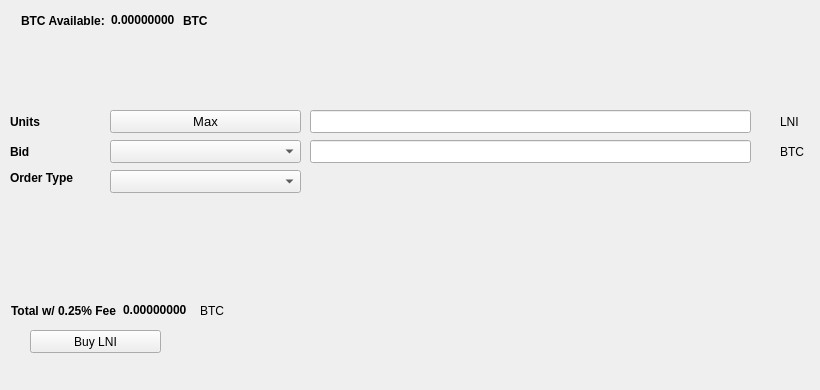
   <widget class="QWidget" name="BuyTab">
    <attribute name="title">
     <string>Buy</string>
    </attribute>
    <widget class="QPushButton" name="BuyLNI">
     <property name="geometry">
      <rect>
       <x>30</x>
       <y>330</y>
       <width>131</width>
       <height>23</height>
      </rect>
     </property>
     <property name="text">
      <string>Buy LNI</string>
     </property>
     <property name="icon">
      <iconset resource="../loonie.qrc">
       <normaloff>:/icons/bitcoin</normaloff>:/icons/bitcoin</iconset>
     </property>
    </widget>
    <widget class="QLabel" name="label_3">
     <property name="geometry">
      <rect>
       <x>10</x>
       <y>110</y>
       <width>46</width>
       <height>23</height>
      </rect>
     </property>
     <property name="font">
      <font>
       <weight>75</weight>
       <bold>true</bold>
      </font>
     </property>
     <property name="text">
      <string>Units</string>
     </property>
    </widget>
    <widget class="QLineEdit" name="UnitsInput">
     <property name="geometry">
      <rect>
       <x>310</x>
       <y>110</y>
       <width>441</width>
       <height>23</height>
      </rect>
     </property>
     <property name="font">
      <font>
       <pointsize>9</pointsize>
       <weight>75</weight>
       <bold>true</bold>
      </font>
     </property>
    </widget>
    <widget class="QLineEdit" name="BuyBidPriceEdit">
     <property name="geometry">
      <rect>
       <x>310</x>
       <y>140</y>
       <width>441</width>
       <height>23</height>
      </rect>
     </property>
     <property name="font">
      <font>
       <pointsize>9</pointsize>
       <weight>75</weight>
       <bold>true</bold>
      </font>
     </property>
    </widget>
    <widget class="QLabel" name="label_4">
     <property name="geometry">
      <rect>
       <x>780</x>
       <y>110</y>
       <width>31</width>
       <height>23</height>
      </rect>
     </property>
     <property name="text">
      <string>LNI</string>
     </property>
    </widget>
    <widget class="QLabel" name="label_5">
     <property name="geometry">
      <rect>
       <x>780</x>
       <y>140</y>
       <width>31</width>
       <height>23</height>
      </rect>
     </property>
     <property name="text">
      <string>BTC</string>
     </property>
    </widget>
    <widget class="QLabel" name="label_6">
     <property name="geometry">
      <rect>
       <x>10</x>
       <y>140</y>
       <width>46</width>
       <height>23</height>
      </rect>
     </property>
     <property name="font">
      <font>
       <weight>75</weight>
       <bold>true</bold>
      </font>
     </property>
     <property name="text">
      <string>Bid</string>
     </property>
    </widget>
    <widget class="QLabel" name="label_7">
     <property name="geometry">
      <rect>
       <x>10</x>
       <y>170</y>
       <width>91</width>
       <height>16</height>
      </rect>
     </property>
     <property name="font">
      <font>
       <weight>75</weight>
       <bold>true</bold>
      </font>
     </property>
     <property name="text">
      <string>Order Type</string>
     </property>
    </widget>
    <widget class="QPushButton" name="Buy_Max_Amount">
     <property name="geometry">
      <rect>
       <x>110</x>
       <y>110</y>
       <width>191</width>
       <height>23</height>
      </rect>
     </property>
     <property name="font">
      <font>
       <pointsize>10</pointsize>
      </font>
     </property>
     <property name="text">
      <string>Max</string>
     </property>
    </widget>
    <widget class="QComboBox" name="BuyBidcomboBox">
     <property name="geometry">
      <rect>
       <x>110</x>
       <y>140</y>
       <width>191</width>
       <height>23</height>
      </rect>
     </property>
     <property name="font">
      <font>
       <pointsize>10</pointsize>
      </font>
     </property>
    </widget>
    <widget class="QComboBox" name="buyOrdertypeCombo">
     <property name="geometry">
      <rect>
       <x>110</x>
       <y>170</y>
       <width>191</width>
       <height>23</height>
      </rect>
     </property>
     <property name="font">
      <font>
       <pointsize>10</pointsize>
      </font>
     </property>
    </widget>
    <widget class="QWidget" name="layoutWidget1">
     <property name="geometry">
      <rect>
       <x>21</x>
       <y>11</y>
       <width>227</width>
       <height>19</height>
      </rect>
     </property>
     <layout class="QHBoxLayout" name="horizontalLayout_3">
      <item>
       <widget class="QLabel" name="label232">
        <property name="font">
         <font>
          <weight>75</weight>
          <bold>true</bold>
         </font>
        </property>
        <property name="text">
         <string>BTC Available:</string>
        </property>
       </widget>
      </item>
      <item>
       <widget class="QLabel" name="BtcAvailableLbl">
        <property name="palette">
         <palette>
          <active>
           <colorrole role="WindowText">
            <brush brushstyle="SolidPattern">
             <color alpha="255">
              <red>0</red>
              <green>0</green>
              <blue>0</blue>
             </color>
            </brush>
           </colorrole>
           <colorrole role="Button">
            <brush brushstyle="SolidPattern">
             <color alpha="255">
              <red>0</red>
              <green>170</green>
              <blue>0</blue>
             </color>
            </brush>
           </colorrole>
           <colorrole role="Light">
            <brush brushstyle="SolidPattern">
             <color alpha="255">
              <red>0</red>
              <green>255</green>
              <blue>0</blue>
             </color>
            </brush>
           </colorrole>
           <colorrole role="Midlight">
            <brush brushstyle="SolidPattern">
             <color alpha="255">
              <red>0</red>
              <green>212</green>
              <blue>0</blue>
             </color>
            </brush>
           </colorrole>
           <colorrole role="Dark">
            <brush brushstyle="SolidPattern">
             <color alpha="255">
              <red>0</red>
              <green>85</green>
              <blue>0</blue>
             </color>
            </brush>
           </colorrole>
           <colorrole role="Mid">
            <brush brushstyle="SolidPattern">
             <color alpha="255">
              <red>0</red>
              <green>113</green>
              <blue>0</blue>
             </color>
            </brush>
           </colorrole>
           <colorrole role="Text">
            <brush brushstyle="SolidPattern">
             <color alpha="255">
              <red>0</red>
              <green>170</green>
              <blue>0</blue>
             </color>
            </brush>
           </colorrole>
           <colorrole role="BrightText">
            <brush brushstyle="SolidPattern">
             <color alpha="255">
              <red>255</red>
              <green>255</green>
              <blue>255</blue>
             </color>
            </brush>
           </colorrole>
           <colorrole role="ButtonText">
            <brush brushstyle="SolidPattern">
             <color alpha="255">
              <red>0</red>
              <green>0</green>
              <blue>0</blue>
             </color>
            </brush>
           </colorrole>
           <colorrole role="Base">
            <brush brushstyle="SolidPattern">
             <color alpha="255">
              <red>255</red>
              <green>255</green>
              <blue>255</blue>
             </color>
            </brush>
           </colorrole>
           <colorrole role="Window">
            <brush brushstyle="SolidPattern">
             <color alpha="255">
              <red>0</red>
              <green>170</green>
              <blue>0</blue>
             </color>
            </brush>
           </colorrole>
           <colorrole role="Shadow">
            <brush brushstyle="SolidPattern">
             <color alpha="255">
              <red>0</red>
              <green>0</green>
              <blue>0</blue>
             </color>
            </brush>
           </colorrole>
           <colorrole role="AlternateBase">
            <brush brushstyle="SolidPattern">
             <color alpha="255">
              <red>127</red>
              <green>212</green>
              <blue>127</blue>
             </color>
            </brush>
           </colorrole>
           <colorrole role="ToolTipBase">
            <brush brushstyle="SolidPattern">
             <color alpha="255">
              <red>255</red>
              <green>255</green>
              <blue>220</blue>
             </color>
            </brush>
           </colorrole>
           <colorrole role="ToolTipText">
            <brush brushstyle="SolidPattern">
             <color alpha="255">
              <red>0</red>
              <green>0</green>
              <blue>0</blue>
             </color>
            </brush>
           </colorrole>
          </active>
          <inactive>
           <colorrole role="WindowText">
            <brush brushstyle="SolidPattern">
             <color alpha="255">
              <red>0</red>
              <green>0</green>
              <blue>0</blue>
             </color>
            </brush>
           </colorrole>
           <colorrole role="Button">
            <brush brushstyle="SolidPattern">
             <color alpha="255">
              <red>0</red>
              <green>170</green>
              <blue>0</blue>
             </color>
            </brush>
           </colorrole>
           <colorrole role="Light">
            <brush brushstyle="SolidPattern">
             <color alpha="255">
              <red>0</red>
              <green>255</green>
              <blue>0</blue>
             </color>
            </brush>
           </colorrole>
           <colorrole role="Midlight">
            <brush brushstyle="SolidPattern">
             <color alpha="255">
              <red>0</red>
              <green>212</green>
              <blue>0</blue>
             </color>
            </brush>
           </colorrole>
           <colorrole role="Dark">
            <brush brushstyle="SolidPattern">
             <color alpha="255">
              <red>0</red>
              <green>85</green>
              <blue>0</blue>
             </color>
            </brush>
           </colorrole>
           <colorrole role="Mid">
            <brush brushstyle="SolidPattern">
             <color alpha="255">
              <red>0</red>
              <green>113</green>
              <blue>0</blue>
             </color>
            </brush>
           </colorrole>
           <colorrole role="Text">
            <brush brushstyle="SolidPattern">
             <color alpha="255">
              <red>0</red>
              <green>170</green>
              <blue>0</blue>
             </color>
            </brush>
           </colorrole>
           <colorrole role="BrightText">
            <brush brushstyle="SolidPattern">
             <color alpha="255">
              <red>255</red>
              <green>255</green>
              <blue>255</blue>
             </color>
            </brush>
           </colorrole>
           <colorrole role="ButtonText">
            <brush brushstyle="SolidPattern">
             <color alpha="255">
              <red>0</red>
              <green>0</green>
              <blue>0</blue>
             </color>
            </brush>
           </colorrole>
           <colorrole role="Base">
            <brush brushstyle="SolidPattern">
             <color alpha="255">
              <red>255</red>
              <green>255</green>
              <blue>255</blue>
             </color>
            </brush>
           </colorrole>
           <colorrole role="Window">
            <brush brushstyle="SolidPattern">
             <color alpha="255">
              <red>0</red>
              <green>170</green>
              <blue>0</blue>
             </color>
            </brush>
           </colorrole>
           <colorrole role="Shadow">
            <brush brushstyle="SolidPattern">
             <color alpha="255">
              <red>0</red>
              <green>0</green>
              <blue>0</blue>
             </color>
            </brush>
           </colorrole>
           <colorrole role="AlternateBase">
            <brush brushstyle="SolidPattern">
             <color alpha="255">
              <red>127</red>
              <green>212</green>
              <blue>127</blue>
             </color>
            </brush>
           </colorrole>
           <colorrole role="ToolTipBase">
            <brush brushstyle="SolidPattern">
             <color alpha="255">
              <red>255</red>
              <green>255</green>
              <blue>220</blue>
             </color>
            </brush>
           </colorrole>
           <colorrole role="ToolTipText">
            <brush brushstyle="SolidPattern">
             <color alpha="255">
              <red>0</red>
              <green>0</green>
              <blue>0</blue>
             </color>
            </brush>
           </colorrole>
          </inactive>
          <disabled>
           <colorrole role="WindowText">
            <brush brushstyle="SolidPattern">
             <color alpha="255">
              <red>0</red>
              <green>85</green>
              <blue>0</blue>
             </color>
            </brush>
           </colorrole>
           <colorrole role="Button">
            <brush brushstyle="SolidPattern">
             <color alpha="255">
              <red>0</red>
              <green>170</green>
              <blue>0</blue>
             </color>
            </brush>
           </colorrole>
           <colorrole role="Light">
            <brush brushstyle="SolidPattern">
             <color alpha="255">
              <red>0</red>
              <green>255</green>
              <blue>0</blue>
             </color>
            </brush>
           </colorrole>
           <colorrole role="Midlight">
            <brush brushstyle="SolidPattern">
             <color alpha="255">
              <red>0</red>
              <green>212</green>
              <blue>0</blue>
             </color>
            </brush>
           </colorrole>
           <colorrole role="Dark">
            <brush brushstyle="SolidPattern">
             <color alpha="255">
              <red>0</red>
              <green>85</green>
              <blue>0</blue>
             </color>
            </brush>
           </colorrole>
           <colorrole role="Mid">
            <brush brushstyle="SolidPattern">
             <color alpha="255">
              <red>0</red>
              <green>113</green>
              <blue>0</blue>
             </color>
            </brush>
           </colorrole>
           <colorrole role="Text">
            <brush brushstyle="SolidPattern">
             <color alpha="255">
              <red>0</red>
              <green>85</green>
              <blue>0</blue>
             </color>
            </brush>
           </colorrole>
           <colorrole role="BrightText">
            <brush brushstyle="SolidPattern">
             <color alpha="255">
              <red>255</red>
              <green>255</green>
              <blue>255</blue>
             </color>
            </brush>
           </colorrole>
           <colorrole role="ButtonText">
            <brush brushstyle="SolidPattern">
             <color alpha="255">
              <red>0</red>
              <green>85</green>
              <blue>0</blue>
             </color>
            </brush>
           </colorrole>
           <colorrole role="Base">
            <brush brushstyle="SolidPattern">
             <color alpha="255">
              <red>0</red>
              <green>170</green>
              <blue>0</blue>
             </color>
            </brush>
           </colorrole>
           <colorrole role="Window">
            <brush brushstyle="SolidPattern">
             <color alpha="255">
              <red>0</red>
              <green>170</green>
              <blue>0</blue>
             </color>
            </brush>
           </colorrole>
           <colorrole role="Shadow">
            <brush brushstyle="SolidPattern">
             <color alpha="255">
              <red>0</red>
              <green>0</green>
              <blue>0</blue>
             </color>
            </brush>
           </colorrole>
           <colorrole role="AlternateBase">
            <brush brushstyle="SolidPattern">
             <color alpha="255">
              <red>0</red>
              <green>170</green>
              <blue>0</blue>
             </color>
            </brush>
           </colorrole>
           <colorrole role="ToolTipBase">
            <brush brushstyle="SolidPattern">
             <color alpha="255">
              <red>255</red>
              <green>255</green>
              <blue>220</blue>
             </color>
            </brush>
           </colorrole>
           <colorrole role="ToolTipText">
            <brush brushstyle="SolidPattern">
             <color alpha="255">
              <red>0</red>
              <green>0</green>
              <blue>0</blue>
             </color>
            </brush>
           </colorrole>
          </disabled>
         </palette>
        </property>
        <property name="font">
         <font>
          <weight>75</weight>
          <bold>true</bold>
         </font>
        </property>
        <property name="text">
         <string>0.00000000</string>
        </property>
        <property name="textInteractionFlags">
         <set>Qt::LinksAccessibleByMouse|Qt::TextSelectableByKeyboard|Qt::TextSelectableByMouse</set>
        </property>
       </widget>
      </item>
      <item>
       <widget class="QLabel" name="BtcAvailableLbl_2">
        <property name="font">
         <font>
          <weight>75</weight>
          <bold>true</bold>
         </font>
        </property>
        <property name="text">
         <string>BTC</string>
        </property>
       </widget>
      </item>
     </layout>
    </widget>
    <widget class="QWidget" name="layoutWidge2">
     <property name="geometry">
      <rect>
       <x>11</x>
       <y>301</y>
       <width>259</width>
       <height>19</height>
      </rect>
     </property>
     <layout class="QHBoxLayout" name="horizontalLayout_4">
      <item>
       <widget class="QLabel" name="label_9">
        <property name="font">
         <font>
          <weight>75</weight>
          <bold>true</bold>
         </font>
        </property>
        <property name="text">
         <string>Total w/ 0.25% Fee</string>
        </property>
       </widget>
      </item>
      <item>
       <widget class="QLabel" name="BuyCostLabel">
        <property name="palette">
         <palette>
          <active>
           <colorrole role="WindowText">
            <brush brushstyle="SolidPattern">
             <color alpha="255">
              <red>0</red>
              <green>0</green>
              <blue>0</blue>
             </color>
            </brush>
           </colorrole>
           <colorrole role="Button">
            <brush brushstyle="SolidPattern">
             <color alpha="255">
              <red>0</red>
              <green>170</green>
              <blue>0</blue>
             </color>
            </brush>
           </colorrole>
           <colorrole role="Light">
            <brush brushstyle="SolidPattern">
             <color alpha="255">
              <red>0</red>
              <green>255</green>
              <blue>0</blue>
             </color>
            </brush>
           </colorrole>
           <colorrole role="Midlight">
            <brush brushstyle="SolidPattern">
             <color alpha="255">
              <red>0</red>
              <green>212</green>
              <blue>0</blue>
             </color>
            </brush>
           </colorrole>
           <colorrole role="Dark">
            <brush brushstyle="SolidPattern">
             <color alpha="255">
              <red>0</red>
              <green>85</green>
              <blue>0</blue>
             </color>
            </brush>
           </colorrole>
           <colorrole role="Mid">
            <brush brushstyle="SolidPattern">
             <color alpha="255">
              <red>0</red>
              <green>113</green>
              <blue>0</blue>
             </color>
            </brush>
           </colorrole>
           <colorrole role="Text">
            <brush brushstyle="SolidPattern">
             <color alpha="255">
              <red>0</red>
              <green>170</green>
              <blue>0</blue>
             </color>
            </brush>
           </colorrole>
           <colorrole role="BrightText">
            <brush brushstyle="SolidPattern">
             <color alpha="255">
              <red>255</red>
              <green>255</green>
              <blue>255</blue>
             </color>
            </brush>
           </colorrole>
           <colorrole role="ButtonText">
            <brush brushstyle="SolidPattern">
             <color alpha="255">
              <red>0</red>
              <green>0</green>
              <blue>0</blue>
             </color>
            </brush>
           </colorrole>
           <colorrole role="Base">
            <brush brushstyle="SolidPattern">
             <color alpha="255">
              <red>255</red>
              <green>255</green>
              <blue>255</blue>
             </color>
            </brush>
           </colorrole>
           <colorrole role="Window">
            <brush brushstyle="SolidPattern">
             <color alpha="255">
              <red>0</red>
              <green>170</green>
              <blue>0</blue>
             </color>
            </brush>
           </colorrole>
           <colorrole role="Shadow">
            <brush brushstyle="SolidPattern">
             <color alpha="255">
              <red>0</red>
              <green>0</green>
              <blue>0</blue>
             </color>
            </brush>
           </colorrole>
           <colorrole role="AlternateBase">
            <brush brushstyle="SolidPattern">
             <color alpha="255">
              <red>127</red>
              <green>212</green>
              <blue>127</blue>
             </color>
            </brush>
           </colorrole>
           <colorrole role="ToolTipBase">
            <brush brushstyle="SolidPattern">
             <color alpha="255">
              <red>255</red>
              <green>255</green>
              <blue>220</blue>
             </color>
            </brush>
           </colorrole>
           <colorrole role="ToolTipText">
            <brush brushstyle="SolidPattern">
             <color alpha="255">
              <red>0</red>
              <green>0</green>
              <blue>0</blue>
             </color>
            </brush>
           </colorrole>
          </active>
          <inactive>
           <colorrole role="WindowText">
            <brush brushstyle="SolidPattern">
             <color alpha="255">
              <red>0</red>
              <green>0</green>
              <blue>0</blue>
             </color>
            </brush>
           </colorrole>
           <colorrole role="Button">
            <brush brushstyle="SolidPattern">
             <color alpha="255">
              <red>0</red>
              <green>170</green>
              <blue>0</blue>
             </color>
            </brush>
           </colorrole>
           <colorrole role="Light">
            <brush brushstyle="SolidPattern">
             <color alpha="255">
              <red>0</red>
              <green>255</green>
              <blue>0</blue>
             </color>
            </brush>
           </colorrole>
           <colorrole role="Midlight">
            <brush brushstyle="SolidPattern">
             <color alpha="255">
              <red>0</red>
              <green>212</green>
              <blue>0</blue>
             </color>
            </brush>
           </colorrole>
           <colorrole role="Dark">
            <brush brushstyle="SolidPattern">
             <color alpha="255">
              <red>0</red>
              <green>85</green>
              <blue>0</blue>
             </color>
            </brush>
           </colorrole>
           <colorrole role="Mid">
            <brush brushstyle="SolidPattern">
             <color alpha="255">
              <red>0</red>
              <green>113</green>
              <blue>0</blue>
             </color>
            </brush>
           </colorrole>
           <colorrole role="Text">
            <brush brushstyle="SolidPattern">
             <color alpha="255">
              <red>0</red>
              <green>170</green>
              <blue>0</blue>
             </color>
            </brush>
           </colorrole>
           <colorrole role="BrightText">
            <brush brushstyle="SolidPattern">
             <color alpha="255">
              <red>255</red>
              <green>255</green>
              <blue>255</blue>
             </color>
            </brush>
           </colorrole>
           <colorrole role="ButtonText">
            <brush brushstyle="SolidPattern">
             <color alpha="255">
              <red>0</red>
              <green>0</green>
              <blue>0</blue>
             </color>
            </brush>
           </colorrole>
           <colorrole role="Base">
            <brush brushstyle="SolidPattern">
             <color alpha="255">
              <red>255</red>
              <green>255</green>
              <blue>255</blue>
             </color>
            </brush>
           </colorrole>
           <colorrole role="Window">
            <brush brushstyle="SolidPattern">
             <color alpha="255">
              <red>0</red>
              <green>170</green>
              <blue>0</blue>
             </color>
            </brush>
           </colorrole>
           <colorrole role="Shadow">
            <brush brushstyle="SolidPattern">
             <color alpha="255">
              <red>0</red>
              <green>0</green>
              <blue>0</blue>
             </color>
            </brush>
           </colorrole>
           <colorrole role="AlternateBase">
            <brush brushstyle="SolidPattern">
             <color alpha="255">
              <red>127</red>
              <green>212</green>
              <blue>127</blue>
             </color>
            </brush>
           </colorrole>
           <colorrole role="ToolTipBase">
            <brush brushstyle="SolidPattern">
             <color alpha="255">
              <red>255</red>
              <green>255</green>
              <blue>220</blue>
             </color>
            </brush>
           </colorrole>
           <colorrole role="ToolTipText">
            <brush brushstyle="SolidPattern">
             <color alpha="255">
              <red>0</red>
              <green>0</green>
              <blue>0</blue>
             </color>
            </brush>
           </colorrole>
          </inactive>
          <disabled>
           <colorrole role="WindowText">
            <brush brushstyle="SolidPattern">
             <color alpha="255">
              <red>0</red>
              <green>85</green>
              <blue>0</blue>
             </color>
            </brush>
           </colorrole>
           <colorrole role="Button">
            <brush brushstyle="SolidPattern">
             <color alpha="255">
              <red>0</red>
              <green>170</green>
              <blue>0</blue>
             </color>
            </brush>
           </colorrole>
           <colorrole role="Light">
            <brush brushstyle="SolidPattern">
             <color alpha="255">
              <red>0</red>
              <green>255</green>
              <blue>0</blue>
             </color>
            </brush>
           </colorrole>
           <colorrole role="Midlight">
            <brush brushstyle="SolidPattern">
             <color alpha="255">
              <red>0</red>
              <green>212</green>
              <blue>0</blue>
             </color>
            </brush>
           </colorrole>
           <colorrole role="Dark">
            <brush brushstyle="SolidPattern">
             <color alpha="255">
              <red>0</red>
              <green>85</green>
              <blue>0</blue>
             </color>
            </brush>
           </colorrole>
           <colorrole role="Mid">
            <brush brushstyle="SolidPattern">
             <color alpha="255">
              <red>0</red>
              <green>113</green>
              <blue>0</blue>
             </color>
            </brush>
           </colorrole>
           <colorrole role="Text">
            <brush brushstyle="SolidPattern">
             <color alpha="255">
              <red>0</red>
              <green>85</green>
              <blue>0</blue>
             </color>
            </brush>
           </colorrole>
           <colorrole role="BrightText">
            <brush brushstyle="SolidPattern">
             <color alpha="255">
              <red>255</red>
              <green>255</green>
              <blue>255</blue>
             </color>
            </brush>
           </colorrole>
           <colorrole role="ButtonText">
            <brush brushstyle="SolidPattern">
             <color alpha="255">
              <red>0</red>
              <green>85</green>
              <blue>0</blue>
             </color>
            </brush>
           </colorrole>
           <colorrole role="Base">
            <brush brushstyle="SolidPattern">
             <color alpha="255">
              <red>0</red>
              <green>170</green>
              <blue>0</blue>
             </color>
            </brush>
           </colorrole>
           <colorrole role="Window">
            <brush brushstyle="SolidPattern">
             <color alpha="255">
              <red>0</red>
              <green>170</green>
              <blue>0</blue>
             </color>
            </brush>
           </colorrole>
           <colorrole role="Shadow">
            <brush brushstyle="SolidPattern">
             <color alpha="255">
              <red>0</red>
              <green>0</green>
              <blue>0</blue>
             </color>
            </brush>
           </colorrole>
           <colorrole role="AlternateBase">
            <brush brushstyle="SolidPattern">
             <color alpha="255">
              <red>0</red>
              <green>170</green>
              <blue>0</blue>
             </color>
            </brush>
           </colorrole>
           <colorrole role="ToolTipBase">
            <brush brushstyle="SolidPattern">
             <color alpha="255">
              <red>255</red>
              <green>255</green>
              <blue>220</blue>
             </color>
            </brush>
           </colorrole>
           <colorrole role="ToolTipText">
            <brush brushstyle="SolidPattern">
             <color alpha="255">
              <red>0</red>
              <green>0</green>
              <blue>0</blue>
             </color>
            </brush>
           </colorrole>
          </disabled>
         </palette>
        </property>
        <property name="font">
         <font>
          <weight>75</weight>
          <bold>true</bold>
         </font>
        </property>
        <property name="autoFillBackground">
         <bool>false</bool>
        </property>
        <property name="text">
         <string>0.00000000</string>
        </property>
        <property name="textInteractionFlags">
         <set>Qt::LinksAccessibleByMouse|Qt::TextSelectableByMouse</set>
        </property>
       </widget>
      </item>
      <item>
       <widget class="QLabel" name="label_10">
        <property name="font">
         <font>
          <weight>50</weight>
          <bold>false</bold>
         </font>
        </property>
        <property name="text">
         <string>BTC</string>
        </property>
       </widget>
      </item>
     </layout>
    </widget>
    <widget class="QLabel" name="label_24">
     <property name="geometry">
      <rect>
       <x>460</x>
       <y>300</y>
       <width>281</width>
       <height>81</height>
      </rect>
     </property>
     <property name="text">
      <string/>
     </property>
     <property name="pixmap">
      <pixmap>:/images/bittrex</pixmap>
     </property>
    </widget>
   </widget>
